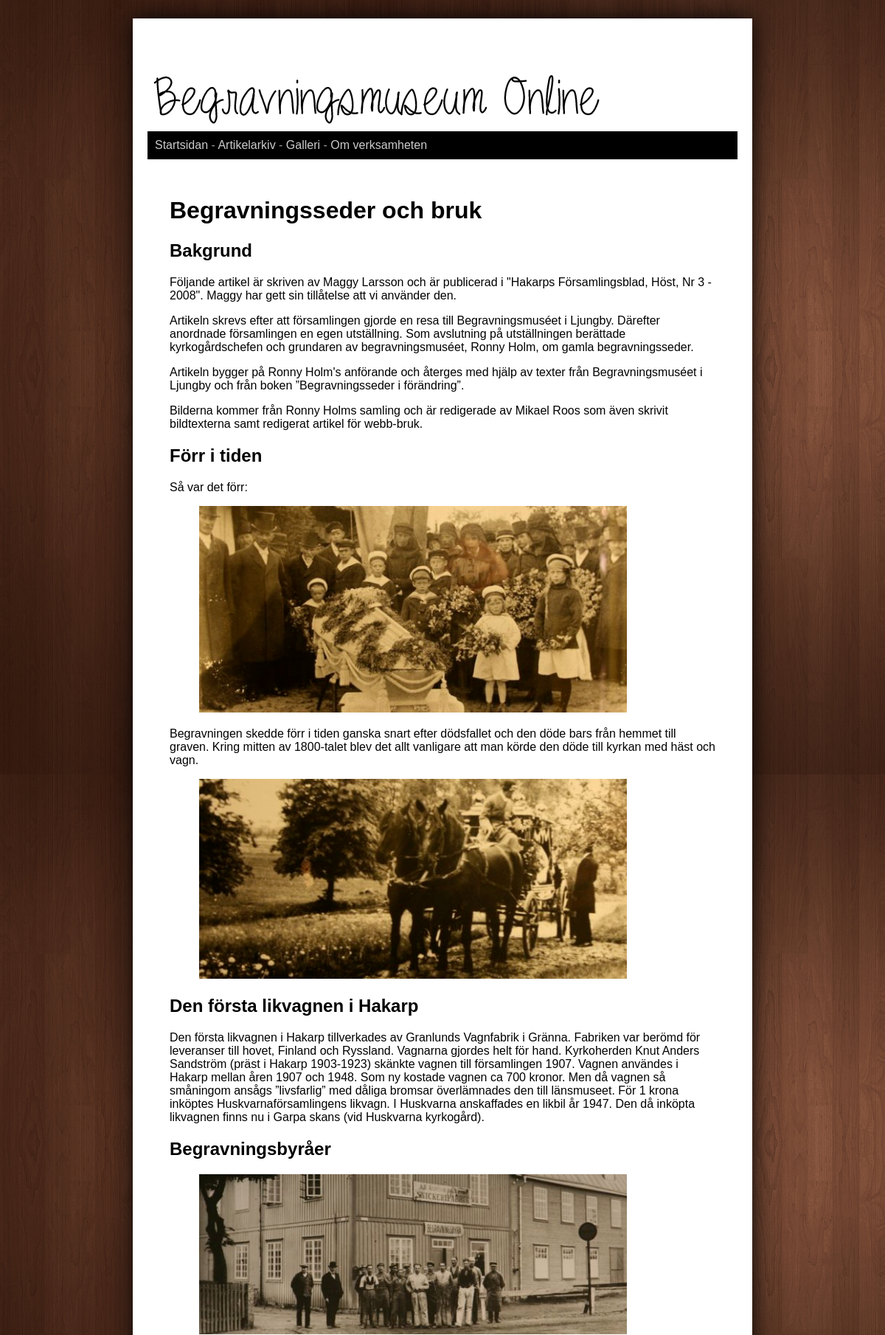
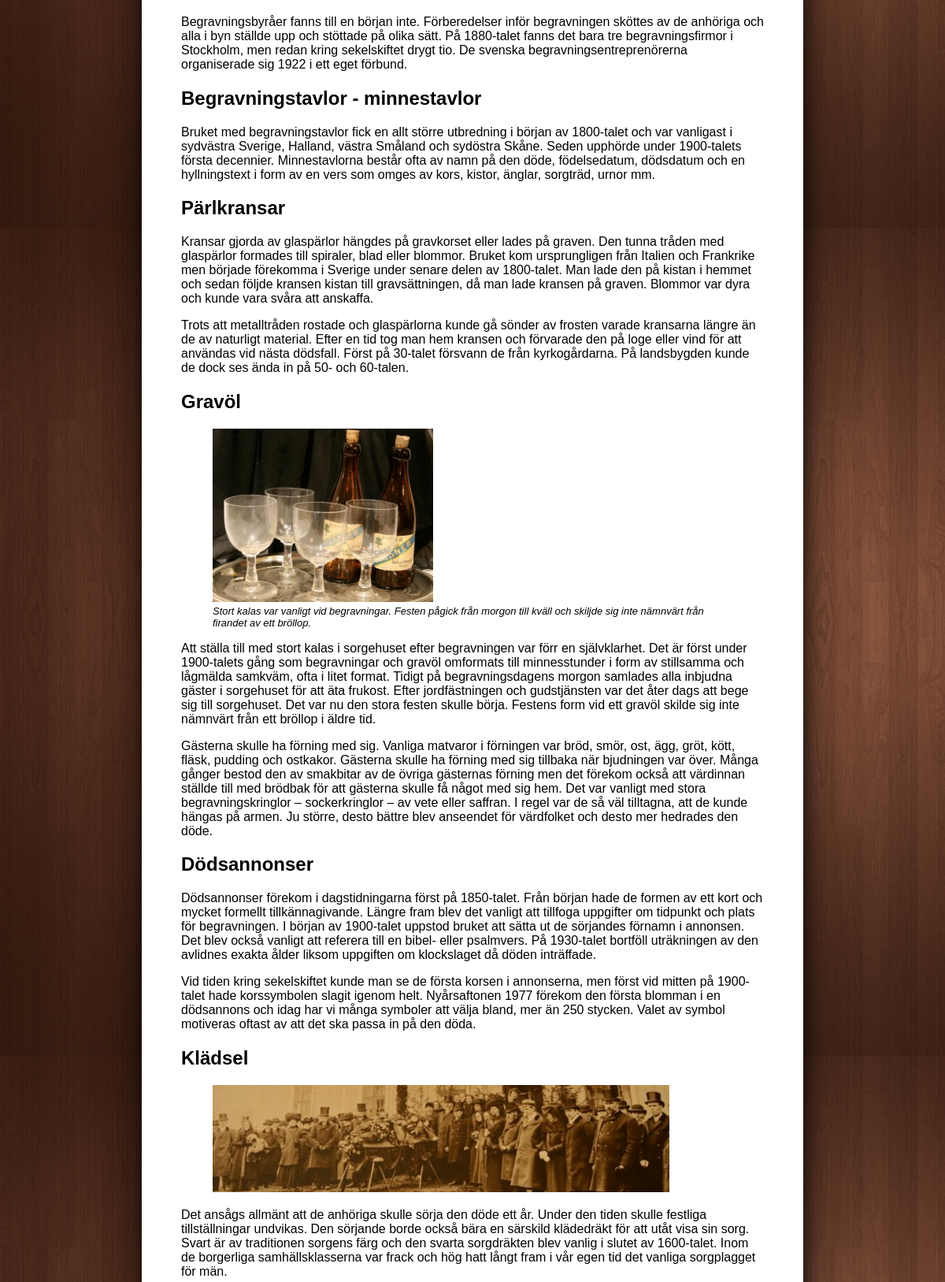
The page /read.php?id=6 (upper part) on the database its author committed (2 pictures, top to bottom).
### tables this page shows
CREATE TABLE "Article" ("id" INTEGER PRIMARY KEY  AUTOINCREMENT  NOT NULL  UNIQUE , "category" TEXT, "title" TEXT, "content" TEXT, "author" TEXT, "pubdate" DATETIME NOT NULL  DEFAULT CURRENT_DATE);

### read.php (the view, shortened to what this page needs)
<?php include("incl/config.php");
include("incl/header.php");
$dbPath = "incl/articles/data/bmo.sqlite";
$db = new PDO("sqlite:$dbPath");
$db->setAttribute(PDO::ATTR_ERRMODE, PDO::ERRMODE_WARNING);
$stmt = $db->prepare("SELECT * FROM 'article' WHERE id=?");
$stmt->execute(array($_GET['id']));
$res = $stmt->fetchAll(PDO::FETCH_ASSOC);
foreach($res as $ad):
 echo "<h1>{$ad['title']}</h1>";
 echo "{$ad['content']}";
endforeach;
?>
<?php include("incl/footer.php"); ?>

### style/stylesheet.css (style rules this page uses)
html { background-image: url('../img/bg.jpg'); background-attachment: fixed; font-family: trebuchet ms, verdana, arial; }
figcaption { font-size: small; font-style: italic; }

### rows shown on the page
article: title "Begravningsseder och bruk", content "Bakgrund Följande artikel är skriven av Maggy Larsson och är publicerad i \"Hakarps Församlingsblad, Höst, Nr 3 - 2008\". Maggy har gett sin tillåtelse att vi använder den. Artikeln skrevs efter att församlingen gjorde en resa till Begravningsmuséet i Ljungby. Därefter anordnade församlingen en egen utställning. Som avslutning på utställningen berättade kyrkogårdschefen och grundaren av begravningsmuséet, Ronny Holm, om gamla begravningsseder. Artikeln bygger på Ronny Holm's anförande och återges med hjälp av texter från Begravningsmuséet i Ljungby och från boken ”Begravningsseder i förändring”. Bilderna kommer från Ronny Holms samling och är redigerade av Mikael Roos som även skrivit…", content (picture)
